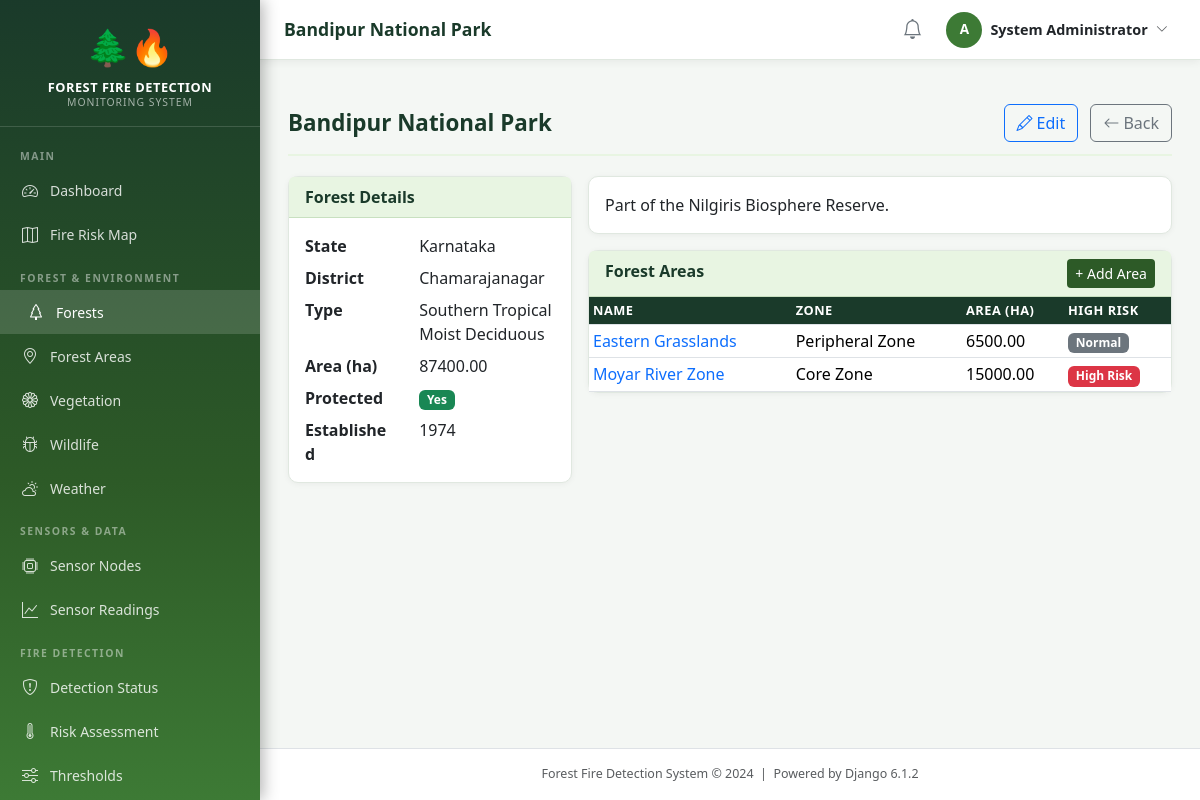
Screenshot of /forest/2/ (signed in) with the database file from the repository.
### forest_env/models.py (models this page shows, shortened)
class Forest(models.Model):
    name = models.CharField(max_length=200)
    description = models.TextField(blank=True)
    state = models.CharField(max_length=100)
    district = models.CharField(max_length=100)
    established_year = models.PositiveIntegerField(null=True, blank=True)
    total_area_hectares = models.DecimalField(max_digits=12, decimal_places=2, null=True, blank=True)
    forest_type = models.CharField(max_length=100, blank=True,
                                   help_text='e.g., Tropical, Deciduous, Evergreen')
    is_protected = models.BooleanField(default=False)
    created_at = models.DateTimeField(auto_now_add=True)
    class Meta:
        ordering = ['name']

class ForestArea(models.Model):
    ZONE_TYPES = [
        ('core', 'Core Zone'),
        ('buffer', 'Buffer Zone'),
        ('transition', 'Transition Zone'),
        ('peripheral', 'Peripheral Zone'),
    ]
    forest = models.ForeignKey(Forest, on_delete=models.CASCADE, related_name='areas')
    name = models.CharField(max_length=200)
    zone_type = models.CharField(max_length=20, choices=ZONE_TYPES, default='core')
    area_hectares = models.DecimalField(max_digits=10, decimal_places=2, null=True, blank=True)
    latitude = models.DecimalField(max_digits=10, decimal_places=7, null=True, blank=True)
    longitude = models.DecimalField(max_digits=10, decimal_places=7, null=True, blank=True)
    description = models.TextField(blank=True)
    is_high_risk = models.BooleanField(default=False)
    created_at = models.DateTimeField(auto_now_add=True)
    class Meta:
        ordering = ['forest', 'name']

### accounts/models.py (models this page shows, shortened)
class CustomUser(AbstractUser):
    ROLE_CHOICES = [
        ('administrator', 'Administrator'),
        ('forest_officer', 'Forest Officer'),
        ('fire_department', 'Fire Department'),
        ('local_authority', 'Local Authority'),
    ]
    role = models.CharField(max_length=20, choices=ROLE_CHOICES, default='forest_officer')
    phone_number = models.CharField(max_length=15, blank=True)
    department = models.CharField(max_length=100, blank=True)
    employee_id = models.CharField(max_length=20, blank=True)
    profile_picture = models.ImageField(upload_to='profiles/', blank=True, null=True)
    is_active = models.BooleanField(default=True)
    created_at = models.DateTimeField(auto_now_add=True)
    updated_at = models.DateTimeField(auto_now=True)
    @property
    def is_admin(self):
        return self.role == 'administrator' or self.is_superuser
    class Meta:
        verbose_name = 'User'
        verbose_name_plural = 'Users'

### forest_env/views.py (the view)
# urls.py: path('<int:pk>/', views.forest_detail, name='forest_detail'),
@login_required
def forest_detail(request, pk):
    forest = get_object_or_404(Forest, pk=pk)
    areas = forest.areas.all()
    incidents = forest.fire_incidents.order_by('-fire_start_time')[:5]
    return render(request, 'forest_env/forest_detail.html',
                  {'forest': forest, 'areas': areas, 'incidents': incidents, 'title': forest.name})

### core/context_processors.py (called while the page is built)
def alert_context(request):
    if request.user.is_authenticated:
        try:
            count = Alert.objects.filter(status='active').count()
        except Exception:
            count = 0
        return {'active_alert_count': count}
    return {'active_alert_count': 0}

### templates/forest_env/forest_detail.html (shortened to what this page needs)
{% extends 'base.html' %}
{% block content %}
<div class="section-header">
    <h1 class="section-title">{{ forest.name }}</h1>
    <div>
        <a href="{% url 'forest_env:forest_update' forest.pk %}" class="btn btn-outline-primary me-2"><i class="bi bi-pencil me-1"></i>Edit</a>
        <a href="{% url 'forest_env:forest_list' %}" class="btn btn-outline-secondary"><i class="bi bi-arrow-left me-1"></i>Back</a>
    </div>
</div>
<div class="row g-3">
    <div class="col-md-4">
        <div class="card mb-3">
            <div class="card-header">Forest Details</div>
            <div class="card-body">
                <dl class="row mb-0">
                    <dt class="col-sm-5">State</dt><dd class="col-sm-7">{{ forest.state }}</dd>
                    <dt class="col-sm-5">District</dt><dd class="col-sm-7">{{ forest.district }}</dd>
                    <dt class="col-sm-5">Type</dt><dd class="col-sm-7">{{ forest.forest_type|default:"—" }}</dd>
                    <dt class="col-sm-5">Area (ha)</dt><dd class="col-sm-7">{{ forest.total_area_hectares|default:"—" }}</dd>
                    <dt class="col-sm-5">Protected</dt><dd class="col-sm-7">{% if forest.is_protected %}<span class="badge bg-success">Yes</span>{% else %}No{% endif %}</dd>
                    <dt class="col-sm-5">Established</dt><dd class="col-sm-7">{{ forest.established_year|default:"—" }}</dd>
                </dl>
            </div>
        </div>
    </div>
    <div class="col-md-8">
        {% if forest.description %}<div class="card mb-3"><div class="card-body">{{ forest.description }}</div></div>{% endif %}
        <div class="card">
            <div class="card-header d-flex justify-content-between">
                <span>Forest Areas</span>
                <a href="{% url 'forest_env:area_create' %}" class="btn btn-sm btn-forest">+ Add Area</a>
            </div>
            <div class="table-responsive">
                <table class="table table-sm mb-0">
                    <thead class="table-forest"><tr><th>Name</th><th>Zone</th><th>Area (ha)</th><th>High Risk</th></tr></thead>
                    <tbody>
                        {% for area in areas %}
                        <tr>
                            <td><a href="{% url 'forest_env:area_detail' area.pk %}">{{ area.name }}</a></td>
                            <td>{{ area.get_zone_type_display }}</td>
                            <td>{{ area.area_hectares|default:"—" }}</td>
                            <td>{% if area.is_high_risk %}<span class="badge bg-danger">High Risk</span>{% else %}<span class="badge bg-secondary">Normal</span>{% endif %}</td>
                        </tr>
                        {% empty %}<tr><td colspan="4" class="text-center text-muted py-2">No areas added yet.</td></tr>
                        {% endfor %}
                    </tbody>
                </table>
            </div>
        </div>
    </div>
</div>
{% endblock %}

### templates/base.html (shortened to what this page needs)
{% load static %}
<!DOCTYPE html>
<html lang="en">
<head>
    <link href="https://cdn.jsdelivr.net/npm/bootstrap@5.3.2/dist/css/bootstrap.min.css" rel="stylesheet">
    <link href="https://cdn.jsdelivr.net/npm/bootstrap-icons@1.11.3/font/bootstrap-icons.min.css" rel="stylesheet">
    <link rel="stylesheet" href="https://unpkg.com/leaflet@1.9.4/dist/leaflet.css">
    <link rel="stylesheet" href="{% static 'css/main.css' %}">
</head>
<body>
<nav class="sidebar" id="mainSidebar">
    <div class="sidebar-brand">
        <span class="brand-icon">🌲🔥</span>
        <div class="brand-title">Forest Fire Detection</div>
        <div class="brand-subtitle">Monitoring System</div>
    </div>
    <ul class="nav flex-column py-2">
        <li class="nav-section-label">Main</li>
        <li class="nav-item">
            <a class="nav-link" href="{% url 'dashboard:home' %}">
                <span class="icon"><i class="bi bi-speedometer2"></i></span> Dashboard
            </a>
        </li>
        <li class="nav-item">
            <a class="nav-link" href="{% url 'dashboard:fire_risk_map' %}">
                <span class="icon"><i class="bi bi-map"></i></span> Fire Risk Map
            </a>
        </li>
        <li class="nav-section-label">Forest & Environment</li>
        <li class="nav-item">
            <a class="nav-link" href="{% url 'forest_env:forest_list' %}">
                <span class="icon"><i class="bi bi-tree"></i></span> Forests
            </a>
        </li>
        <li class="nav-item">
            <a class="nav-link" href="{% url 'forest_env:area_list' %}">
                <span class="icon"><i class="bi bi-geo-alt"></i></span> Forest Areas
            </a>
        </li>
        <li class="nav-item">
            <a class="nav-link" href="{% url 'forest_env:vegetation_list' %}">
                <span class="icon"><i class="bi bi-flower1"></i></span> Vegetation
            </a>
        </li>
        <li class="nav-item">
            <a class="nav-link" href="{% url 'forest_env:wildlife_list' %}">
                <span class="icon"><i class="bi bi-bug"></i></span> Wildlife
            </a>
        </li>
        <li class="nav-item">
            <a class="nav-link" href="{% url 'forest_env:weather_list' %}">
                <span class="icon"><i class="bi bi-cloud-sun"></i></span> Weather
            </a>
        </li>
        <li class="nav-section-label">Sensors & Data</li>
        <li class="nav-item">
            <a class="nav-link" href="{% url 'sensors:node_list' %}">
                <span class="icon"><i class="bi bi-cpu"></i></span> Sensor Nodes
            </a>
        </li>
        <li class="nav-item">
            <a class="nav-link" href="{% url 'sensors:reading_list' %}">
                <span class="icon"><i class="bi bi-graph-up"></i></span> Sensor Readings
            </a>
        </li>
        <li class="nav-section-label">Fire Detection</li>
        <li class="nav-item">
            <a class="nav-link" href="{% url 'detection:status' %}">
                <span class="icon"><i class="bi bi-shield-exclamation"></i></span> Detection Status
            </a>
        </li>
        <li class="nav-item">
            <a class="nav-link" href="{% url 'detection:risk_dashboard' %}">
                <span class="icon"><i class="bi bi-thermometer-high"></i></span> Risk Assessment
            </a>
        </li>
        <li class="nav-item">
            <a class="nav-link" href="{% url 'detection:threshold_list' %}">
                <span class="icon"><i class="bi bi-sliders"></i></span> Thresholds
            </a>
        </li>
    </ul>
</nav>
<div class="main-content">
    <div class="top-navbar">
        <div class="d-flex align-items-center gap-3">
            <span class="page-title-nav">{% block page_title %}{{ title|default:"Dashboard" }}{% endblock %}</span>
        </div>
        <div class="d-flex align-items-center gap-3">
            <a href="{% url 'alerts:alert_list' %}" class="position-relative text-secondary">
                <i class="bi bi-bell fs-5"></i>
            </a>
            <div class="dropdown">
                <button class="btn btn-sm d-flex align-items-center gap-2 border-0 bg-transparent"
                        data-bs-toggle="dropdown">
                    <div class="user-avatar">{{ user.username|first|upper }}</div>
                    <span class="d-none d-sm-inline text-dark fw-semibold" style="font-size:0.9rem;">
                        {{ user.get_full_name|default:user.username }}
                    </span>
                    <i class="bi bi-chevron-down small text-muted"></i>
                </button>
            </div>
        </div>
    </div>
    <div class="px-4 pt-3">
    </div>
    <div class="content-area">
        {% block content %}{% endblock %}
    </div>
    <footer class="text-center py-3 text-muted border-top bg-white" style="font-size:0.78rem;">
        Forest Fire Detection System &copy; 2024 &nbsp;|&nbsp; Powered by Django 6.1.2
    </footer>
</div>
</body>
</html>

### static/css/main.css (style rules this page uses)
:root { --forest-dark: #1a3a2a; --forest-green: #2d5a27; --forest-mid: #3d7a35; --forest-light: #5a9e4e; --forest-pale: #e8f5e2; --fire-red: #c0392b; --fire-orange: #e67e22; --fire-yellow: #f39c12; --warning-amber: #f0ad4e; --text-dark: #1a2a1a; --sidebar-width: 260px; --header-height: 60px; }
body { font-family: 'Segoe UI', system-ui, -apple-system, sans-serif; background-color: #f4f7f4; color: var(--text-dark); margin: 0; padding: 0; }
a { text-decoration: none; }
.sidebar { position: fixed; top: 0; left: 0; width: var(--sidebar-width); height: 100vh; background: linear-gradient(180deg, var(--forest-dark) 0%, var(--forest-green) 60%, var(--forest-mid) 100%); z-index: 1000; overflow-y: auto; transition: transform 0.3s ease; box-shadow: 3px 0 15px rgba(0,0,0,0.3); }
.sidebar-brand { padding: 20px 20px 15px; border-bottom: 1px solid rgba(255,255,255,0.15); text-align: center; }
.sidebar-brand .brand-icon { font-size: 2.2rem; display: block; margin-bottom: 6px; }
.sidebar-brand .brand-title { color: #fff; font-size: 0.8rem; font-weight: 700; letter-spacing: 0.5px; line-height: 1.3; text-transform: uppercase; }
.sidebar-brand .brand-subtitle { color: rgba(255,255,255,0.6); font-size: 0.65rem; letter-spacing: 1px; text-transform: uppercase; }
.nav-section-label { padding: 14px 20px 4px; color: rgba(255,255,255,0.45); font-size: 0.65rem; font-weight: 700; letter-spacing: 1.5px; text-transform: uppercase; }
.sidebar .nav-link { color: rgba(255,255,255,0.82); padding: 10px 20px; border-radius: 0; font-size: 0.875rem; display: flex; align-items: center; gap: 10px; transition: all 0.2s; }
.sidebar .nav-link:hover, .sidebar .nav-link.active { background: rgba(255,255,255,0.15); color: #fff; padding-left: 26px; }
.sidebar .nav-link .icon { width: 20px; text-align: center; font-size: 1rem; }
.main-content { margin-left: var(--sidebar-width); min-height: 100vh; display: flex; flex-direction: column; }
.top-navbar { background: #fff; border-bottom: 1px solid #e0e8e0; height: var(--header-height); display: flex; align-items: center; padding: 0 24px; position: sticky; top: 0; z-index: 999; box-shadow: 0 2px 8px rgba(0,0,0,0.06); justify-content: space-between; }
.page-title-nav { font-size: 1.1rem; font-weight: 600; color: var(--forest-dark); }
.user-avatar { width: 36px; height: 36px; border-radius: 50%; background: var(--forest-mid); color: #fff; display: flex; align-items: center; justify-content: center; font-weight: 700; font-size: 0.85rem; }
.content-area { padding: 28px; flex: 1; }
.table-forest th { background-color: var(--forest-dark); color: #fff; font-size: 0.8rem; text-transform: uppercase; letter-spacing: 0.5px; font-weight: 600; }
.card { border: 1px solid #e0e8e0; border-radius: 10px; box-shadow: 0 1px 6px rgba(0,0,0,0.05); }
.card-header { background-color: var(--forest-pale); border-bottom: 1px solid #c8e0c0; font-weight: 600; color: var(--forest-dark); }
.btn-forest { background-color: var(--forest-green); color: #fff; border: none; }
.section-header { display: flex; align-items: center; justify-content: space-between; margin-bottom: 20px; padding-bottom: 12px; border-bottom: 2px solid var(--forest-pale); }
.section-title { font-size: 1.4rem; font-weight: 700; color: var(--forest-dark); margin: 0; }

### rows the page displays
Forest: name "Bandipur National Park", state "Karnataka", district "Chamarajanagar", forest_type "Southern Tropical Moist Deciduous", total_area_hectares "87400.00", established_year "1974", description "Part of the Nilgiris Biosphere Reserve."
CustomUser: username|first "A", get_full_name "System Administrator"
ForestArea: name "Eastern Grasslands", zone_type "Peripheral Zone", area_hectares "6500.00", is_high_risk "Normal"
ForestArea: name "Moyar River Zone", zone_type "Core Zone", area_hectares "15000.00", is_high_risk "High Risk"
